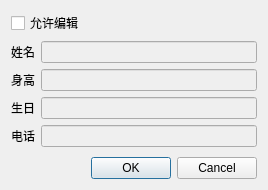
<?xml version="1.0" encoding="UTF-8"?>
<ui version="4.0">
 <class>CInfoDialog</class>
 <widget class="QDialog" name="CInfoDialog">
  <property name="geometry">
   <rect>
    <x>0</x>
    <y>0</y>
    <width>268</width>
    <height>190</height>
   </rect>
  </property>
  <property name="windowTitle">
   <string>Dialog</string>
  </property>
  <layout class="QVBoxLayout" name="verticalLayout">
   <item>
    <widget class="QCheckBox" name="ckEditable">
     <property name="text">
      <string>允许编辑</string>
     </property>
    </widget>
   </item>
   <item>
    <layout class="QFormLayout" name="formLayout">
     <property name="labelAlignment">
      <set>Qt::AlignCenter</set>
     </property>
     <item row="0" column="0">
      <widget class="QLabel" name="label">
       <property name="sizePolicy">
        <sizepolicy hsizetype="Preferred" vsizetype="Preferred">
         <horstretch>0</horstretch>
         <verstretch>0</verstretch>
        </sizepolicy>
       </property>
       <property name="text">
        <string>姓名</string>
       </property>
       <property name="alignment">
        <set>Qt::AlignRight|Qt::AlignTrailing|Qt::AlignVCenter</set>
       </property>
      </widget>
     </item>
     <item row="0" column="1">
      <widget class="QLineEdit" name="leName">
       <property name="enabled">
        <bool>false</bool>
       </property>
      </widget>
     </item>
     <item row="1" column="0">
      <widget class="QLabel" name="label_2">
       <property name="text">
        <string>身高</string>
       </property>
       <property name="alignment">
        <set>Qt::AlignRight|Qt::AlignTrailing|Qt::AlignVCenter</set>
       </property>
      </widget>
     </item>
     <item row="1" column="1">
      <widget class="QLineEdit" name="leStature">
       <property name="enabled">
        <bool>false</bool>
       </property>
      </widget>
     </item>
     <item row="2" column="0">
      <widget class="QLabel" name="birthday">
       <property name="text">
        <string>生日</string>
       </property>
       <property name="alignment">
        <set>Qt::AlignRight|Qt::AlignTrailing|Qt::AlignVCenter</set>
       </property>
      </widget>
     </item>
     <item row="3" column="0">
      <widget class="QLabel" name="address">
       <property name="text">
        <string>电话</string>
       </property>
       <property name="alignment">
        <set>Qt::AlignRight|Qt::AlignTrailing|Qt::AlignVCenter</set>
       </property>
      </widget>
     </item>
     <item row="3" column="1">
      <widget class="QLineEdit" name="lePhone">
       <property name="enabled">
        <bool>false</bool>
       </property>
      </widget>
     </item>
     <item row="2" column="1">
      <widget class="QLineEdit" name="leBirthday">
       <property name="enabled">
        <bool>false</bool>
       </property>
      </widget>
     </item>
    </layout>
   </item>
   <item>
    <widget class="QDialogButtonBox" name="buttonBox">
     <property name="standardButtons">
      <set>QDialogButtonBox::Cancel|QDialogButtonBox::Ok</set>
     </property>
    </widget>
   </item>
  </layout>
 </widget>
 <resources/>
 <connections/>
</ui>
